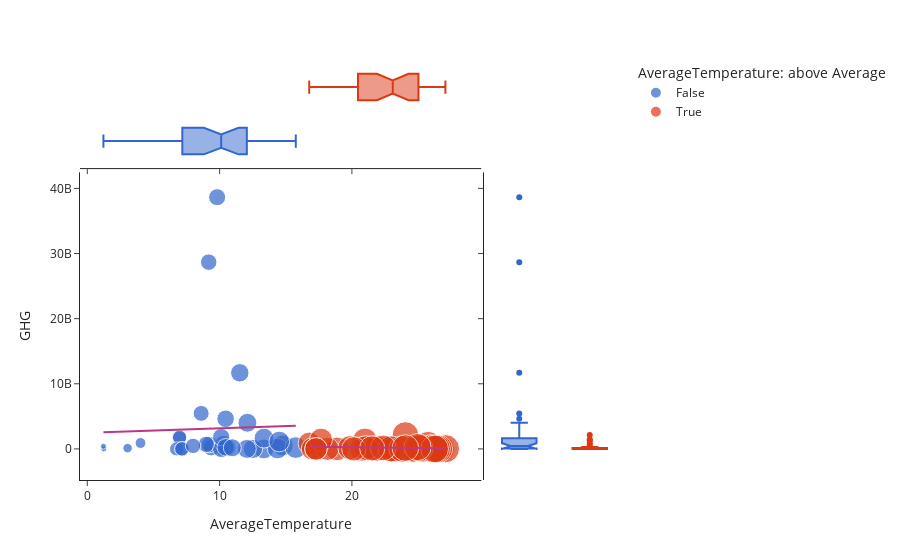

Notebook cell for this chart:
### Code cell
col_name = str("AverageTemperature") + ": above Average"
df[col_name] = (df[("AverageTemperature")] > df[("AverageTemperature")].mean())#.astype(int)

    
size = df["AverageTemperature"]
    
fig = px.scatter(df, x="AverageTemperature", y ="GHG", size=size, color=col_name,hover_name=df.index, log_x=False, trendline = "ols",  trendline_color_override="#bd3786",marginal_x = "box",marginal_y = "box", template="simple_white", color_discrete_sequence=px.colors.qualitative.G10)
fig.show()

### Figure 1 — Plotly figure (JSON) as saved in the notebook; plotly's stock layout.template omitted (floating-point values rounded to 4 significant figures)
{"data": [{"hovertemplate": "<b>%{hovertext}</b><br><br>AverageTemperature: above Average=False<br>AverageTemperature=%{marker.size}<br>GHG=%{y}<extra></extra>", "hovertext": [0, 1, 3, 5, 7, 10, 11, 12, 14, 18, 20, 21, 22, 23, 25, 26, 31, 33, 34, 36, 38, 43, 44, 46, 47, 50, 51, 53, 56, 57, 58, 59, 64, 65], "legendgroup": "False", "marker": {"color": "#3366CC", "size": [13.35, 12.52, 14.77, 6.963, 10.45, 10.3, 9.369, 6.976, 9.237, 6.746, 3.046, 11.53, 9.176, 14.38, 10.29, 1.248, 10.58, 13.35, 12.1, 7.182, 10.12, 10.12, 10.46, 7.137, 1.217, 8.606, 15.76, 8.988, 12.06, 14.51, 4.023, 7.996, 10.96, 9.814], "sizemode": "area", "sizeref": 0.06767, "symbol": "circle"}, "mode": "markers", "name": "False", "orientation": "v", "showlegend": true, "type": "scatter", "x": [13.35, 12.52, 14.77, 6.963, 10.45, 10.3, 9.369, 6.976, 9.237, 6.746, 3.046, 11.53, 9.176, 14.38, 10.29, 1.248, 10.58, 13.35, 12.1, 7.182, 10.12, 10.12, 10.46, 7.137, 1.217, 8.606, 15.76, 8.988, 12.06, 14.51, 4.023, 7.996, 10.96, 9.814], "xaxis": "x", "y": [14656, 7166784, 526139408, 1644707312, 4626144416, 111861920, 194825872, 1792828176, 673611744, 304112, 117127088, 11682198672, 28678989040, 58133024, 755091776, 172208, 224764416, 1650353536, 4014798688, 494640, 216176, 1823994160, 245902032, 3396528, 409653520, 5454332992, 204795616, 698076272, 5235856, 1133560992, 904872432, 463016016, 174366096, 38649004176], "yaxis": "y"}, {"alignmentgroup": "True", "hovertemplate": "<b>%{hovertext}</b><br><br>AverageTemperature: above Average=False<br>AverageTemperature=%{x}<extra></extra>", "hovertext": [0, 1, 3, 5, 7, 10, 11, 12, 14, 18, 20, 21, 22, 23, 25, 26, 31, 33, 34, 36, 38, 43, 44, 46, 47, 50, 51, 53, 56, 57, 58, 59, 64, 65], "legendgroup": "False", "marker": {"color": "#3366CC", "symbol": "circle"}, "name": "False", "notched": true, "offsetgroup": "False", "showlegend": false, "type": "box", "x": [13.35, 12.52, 14.77, 6.963, 10.45, 10.3, 9.369, 6.976, 9.237, 6.746, 3.046, 11.53, 9.176, 14.38, 10.29, 1.248, 10.58, 13.35, 12.1, 7.182, 10.12, 10.12, 10.46, 7.137, 1.217, 8.606, 15.76, 8.988, 12.06, 14.51, 4.023, 7.996, 10.96, 9.814], "xaxis": "x3", "yaxis": "y3"}, {"alignmentgroup": "True", "hovertemplate": "<b>%{hovertext}</b><br><br>AverageTemperature: above Average=False<br>GHG=%{y}<extra></extra>", "hovertext": [0, 1, 3, 5, 7, 10, 11, 12, 14, 18, 20, 21, 22, 23, 25, 26, 31, 33, 34, 36, 38, 43, 44, 46, 47, 50, 51, 53, 56, 57, 58, 59, 64, 65], "legendgroup": "False", "marker": {"color": "#3366CC", "symbol": "circle"}, "name": "False", "notched": true, "offsetgroup": "False", "showlegend": false, "type": "box", "xaxis": "x2", "y": [14656, 7166784, 526139408, 1644707312, 4626144416, 111861920, 194825872, 1792828176, 673611744, 304112, 117127088, 11682198672, 28678989040, 58133024, 755091776, 172208, 224764416, 1650353536, 4014798688, 494640, 216176, 1823994160, 245902032, 3396528, 409653520, 5454332992, 204795616, 698076272, 5235856, 1133560992, 904872432, 463016016, 174366096, 38649004176], "yaxis": "y2"}, {"hovertemplate": "<b>OLS trendline</b><br>GHG = 6.87748e+07 * AverageTemperature + 2.4869e+09<br>R<sup>2</sup>=0.000908<br><br>AverageTemperature: above Average=False<br>AverageTemperature=%{x}<br>GHG=%{y} <b>(trend)</b><extra></extra>", "legendgroup": "False", "line": {"color": "#bd3786"}, "marker": {"color": "#3366CC", "symbol": "circle"}, "mode": "lines", "name": "False", "showlegend": false, "type": "scatter", "x": [1.217, 1.248, 3.046, 4.023, 6.746, 6.963, 6.976, 7.137, 7.182, 7.996, 8.606, 8.988, 9.176, 9.237, 9.369, 9.814, 10.12, 10.12, 10.29, 10.3, 10.45, 10.46, 10.58, 10.96, 11.53, 12.06, 12.1, 12.52, 13.35, 13.35, 14.38, 14.51, 14.77, 15.76], "xaxis": "x", "y": [2571000000.0, 2573000000.0, 2696000000.0, 2764000000.0, 2951000000.0, 2966000000.0, 2967000000.0, 2978000000.0, 2981000000.0, 3037000000.0, 3079000000.0, 3105000000.0, 3118000000.0, 3122000000.0, 3131000000.0, 3162000000.0, 3183000000.0, 3183000000.0, 3195000000.0, 3195000000.0, 3206000000.0, 3207000000.0, 3214000000.0, 3241000000.0, 3280000000.0, 3316000000.0, 3319000000.0, 3348000000.0, 3405000000.0, 3405000000.0, 3476000000.0, 3485000000.0, 3503000000.0, 3571000000.0], "yaxis": "y"}, {"hovertemplate": "<b>%{hovertext}</b><br><br>AverageTemperature: above Average=True<br>AverageTemperature=%{marker.size}<br>GHG=%{y}<extra></extra>", "hovertext": [2, 4, 6, 8, 9, 13, 15, 16, 17, 19, 24, 27, 28, 29, 30, 32, 35, 37, 39, 40, 41, 42, 45, 48, 49, 52, 54, 55, 60, 61, 62, 63, 66, 67, 68, 69], "legendgroup": "True", "marker": {"color": "#DC3912", "size": [23.19, 20.98, 25.4, 20.78, 24.62, 24.75, 21.73, 21.89, 26.69, 22.94, 23.27, 24.05, 25.76, 16.78, 21.05, 18.88, 24.64, 17.02, 22.99, 25.98, 18.15, 23.8, 27.07, 19.85, 26.55, 26.4, 25.1, 17.67, 17.28, 22.36, 26.25, 20.15, 17.29, 24.96, 24.04, 21.54], "sizemode": "area", "sizeref": 0.06767, "symbol": "circle"}, "mode": "markers", "name": "True", "orientation": "v", "showlegend": true, "type": "scatter", "x": [23.19, 20.98, 25.4, 20.78, 24.62, 24.75, 21.73, 21.89, 26.69, 22.94, 23.27, 24.05, 25.76, 16.78, 21.05, 18.88, 24.64, 17.02, 22.99, 25.98, 18.15, 23.8, 27.07, 19.85, 26.55, 26.4, 25.1, 17.67, 17.28, 22.36, 26.25, 20.15, 17.29, 24.96, 24.04, 21.54], "xaxis": "x", "y": [7302352, 1285364176, 46096784, 2132448, 235503600, 67926896, 21375776, 64493728, 69616, 40304, 238160, 2127974256, 572987312, 876762224, 129097376, 1604832, 10603616, 1271408, 32976, 65717504, 8273312, 1066224, 29718704, 189450784, 3209664, 260144, 121029248, 1431975472, 542272, 154104176, 578912, 1436288, 1637808, 285744368, 134014464, 93593216], "yaxis": "y"}, {"alignmentgroup": "True", "hovertemplate": "<b>%{hovertext}</b><br><br>AverageTemperature: above Average=True<br>AverageTemperature=%{x}<extra></extra>", "hovertext": [2, 4, 6, 8, 9, 13, 15, 16, 17, 19, 24, 27, 28, 29, 30, 32, 35, 37, 39, 40, 41, 42, 45, 48, 49, 52, 54, 55, 60, 61, 62, 63, 66, 67, 68, 69], "legendgroup": "True", "marker": {"color": "#DC3912", "symbol": "circle"}, "name": "True", "notched": true, "offsetgroup": "True", "showlegend": false, "type": "box", "x": [23.19, 20.98, 25.4, 20.78, 24.62, 24.75, 21.73, 21.89, 26.69, 22.94, 23.27, 24.05, 25.76, 16.78, 21.05, 18.88, 24.64, 17.02, 22.99, 25.98, 18.15, 23.8, 27.07, 19.85, 26.55, 26.4, 25.1, 17.67, 17.28, 22.36, 26.25, 20.15, 17.29, 24.96, 24.04, 21.54], "xaxis": "x3", "yaxis": "y3"}, {"alignmentgroup": "True", "hovertemplate": "<b>%{hovertext}</b><br><br>AverageTemperature: above Average=True<br>GHG=%{y}<extra></extra>", "hovertext": [2, 4, 6, 8, 9, 13, 15, 16, 17, 19, 24, 27, 28, 29, 30, 32, 35, 37, 39, 40, 41, 42, 45, 48, 49, 52, 54, 55, 60, 61, 62, 63, 66, 67, 68, 69], "legendgroup": "True", "marker": {"color": "#DC3912", "symbol": "circle"}, "name": "True", "notched": true, "offsetgroup": "True", "showlegend": false, "type": "box", "xaxis": "x2", "y": [7302352, 1285364176, 46096784, 2132448, 235503600, 67926896, 21375776, 64493728, 69616, 40304, 238160, 2127974256, 572987312, 876762224, 129097376, 1604832, 10603616, 1271408, 32976, 65717504, 8273312, 1066224, 29718704, 189450784, 3209664, 260144, 121029248, 1431975472, 542272, 154104176, 578912, 1436288, 1637808, 285744368, 134014464, 93593216], "yaxis": "y2"}, {"hovertemplate": "<b>OLS trendline</b><br>GHG = -2.21649e+07 * AverageTemperature + 7.21315e+08<br>R<sup>2</sup>=0.021603<br><br>AverageTemperature: above Average=True<br>AverageTemperature=%{x}<br>GHG=%{y} <b>(trend)</b><extra></extra>", "legendgroup": "True", "line": {"color": "#bd3786"}, "marker": {"color": "#DC3912", "symbol": "circle"}, "mode": "lines", "name": "True", "showlegend": false, "type": "scatter", "x": [16.78, 17.02, 17.28, 17.29, 17.67, 18.15, 18.88, 19.85, 20.15, 20.78, 20.98, 21.05, 21.54, 21.73, 21.89, 22.36, 22.94, 22.99, 23.19, 23.27, 23.8, 24.04, 24.05, 24.62, 24.64, 24.75, 24.96, 25.1, 25.4, 25.76, 25.98, 26.25, 26.4, 26.55, 26.69, 27.07], "xaxis": "x", "y": [349500000.0, 344100000.0, 338400000.0, 338100000.0, 329700000.0, 319000000.0, 302900000.0, 281300000.0, 274800000.0, 260800000.0, 256200000.0, 254600000.0, 244000000.0, 239700000.0, 236100000.0, 225600000.0, 212900000.0, 211800000.0, 207400000.0, 205500000.0, 193800000.0, 188400000.0, 188300000.0, 175700000.0, 175300000.0, 172700000.0, 168000000.0, 165100000.0, 158400000.0, 150400000.0, 145500000.0, 139500000.0, 136300000.0, 132800000.0, 129700000.0, 121300000.0], "yaxis": "y"}], "layout": {"legend": {"itemsizing": "constant", "title": {"text": "AverageTemperature: above Average"}, "tracegroupgap": 0}, "margin": {"t": 60}, "xaxis": {"anchor": "y", "domain": [0, 0.7363], "title": {"text": "AverageTemperature"}}, "xaxis2": {"anchor": "y2", "domain": [0.7413, 1], "matches": "x2", "showline": false, "showticklabels": false, "ticks": ""}, "xaxis3": {"anchor": "y3", "domain": [0, 0.7363], "matches": "x", "showticklabels": false}, "xaxis4": {"anchor": "y4", "domain": [0.7413, 1], "matches": "x2", "showline": false, "showticklabels": false, "ticks": ""}, "yaxis": {"anchor": "x", "domain": [0, 0.7326], "title": {"text": "GHG"}}, "yaxis2": {"anchor": "x2", "domain": [0, 0.7326], "matches": "y", "showticklabels": false}, "yaxis3": {"anchor": "x3", "domain": [0.7426, 1], "matches": "y3", "showline": false, "showticklabels": false, "ticks": ""}, "yaxis4": {"anchor": "x4", "domain": [0.7426, 1], "matches": "y3", "showline": false, "showticklabels": false, "ticks": ""}}}
